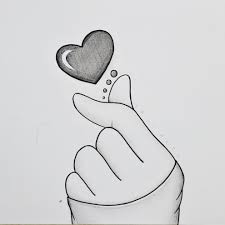
#> input picture heart.jpg, 225 x 225 px
$ python main.py
#> lines starting #> are read from the running program, lines starting #| are printed output that depends on the picture; after the words box and inside, x2 and y2 are one past the last pixel; in counts of white or black regions, pixels touching at a corner belong together
import cv2
import matplotlib.pyplot as plt
import numpy as np

# --- Import ML libraries ---
from sklearn.linear_model import LinearRegression
from sklearn.preprocessing import PolynomialFeatures
from sklearn.pipeline import make_pipeline

# ==============================================================================
# PART 1: IMAGE PROCESSING (Modified for VS Code)
# ==============================================================================
# CONFIGURATION: Change this string to match your image filename exactly
image_filename = "heart.jpg"

print(f"Loading image: {image_filename}...")
img = cv2.imread(image_filename)
#> img is the input picture: shape (225, 225, 3); mean B, G, R 213.3, 212.1, 211.9

# Check if the image was loaded successfully
if img is None:
    print(f"Error: Could not find '{image_filename}'. Please ensure the file is in the same folder as this script.")
    exit()

gray = cv2.cvtColor(img, cv2.COLOR_BGR2GRAY)
v = np.median(gray)
#> v = 220
sigma = 0.33
lower_thresh = int(max(0, (1.0 - sigma) * v))
#> lower_thresh = 147
upper_thresh = int(min(255, (1.0 + sigma) * v))
#> upper_thresh = 255
edges = cv2.Canny(image=gray, threshold1=lower_thresh, threshold2=upper_thresh)
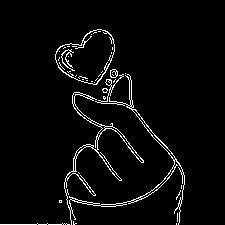
#> edges: shape (225, 225); 3.8% white in thin lines or dots, all inside (x1, y1, x2, y2) = (0, 29, 185, 225)
kernel = np.ones((5,5), np.uint8)
closed_edges = cv2.morphologyEx(edges, cv2.MORPH_CLOSE, kernel)
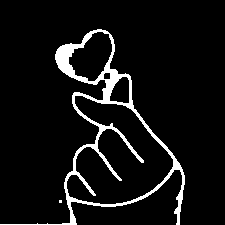
#> closed_edges: shape (225, 225); 6.9% white; 2 white regions (1 under 20 px)

# Find contours
contours, hierarchy = cv2.findContours(
    closed_edges,
    cv2.RETR_TREE,
    cv2.CHAIN_APPROX_SIMPLE
)
#> contours = 6 contours, 1 with area under 20; largest, box (x1, y1, x2, y2) and area: (0, 29, 185, 225) 11482, (66, 95, 174, 205) 6944, (68, 31, 113, 82) 1418, (109, 76, 130, 104) 412, (103, 72, 111, 80) 46

# --- Logic to keep top 20 contours (or all if less than 20) ---
max_contours = 20
min_points = 20
significant_contours = [cnt for cnt in contours if len(cnt) >= min_points]
#> significant_contours = 4 contours; box (x1, y1, x2, y2) and area: (0, 29, 185, 225) 11482, (66, 95, 174, 205) 6944, (68, 31, 113, 82) 1418, (109, 76, 130, 104) 412
sorted_contours = sorted(significant_contours, key=cv2.contourArea, reverse=True)
#> sorted_contours has the same summary as significant_contours

if len(sorted_contours) > max_contours:
    filtered_contours = sorted_contours[:max_contours]
    print(f"Found {len(sorted_contours)} significant contours, keeping the largest {max_contours}.")
else:
    filtered_contours = sorted_contours
#> filtered_contours has the same summary as significant_contours
    print(f"Found {len(sorted_contours)} significant contours, keeping all of them.")
#| Found 4 significant contours, keeping all of them.

# ==============================================================================
# PART 2: ML-ORIENTED MODEL FITTING (Using Scikit-learn)
# ==============================================================================
# (This part is identical to your Colab code, copy it exactly as it was)

all_models_to_plot = []

for contour in filtered_contours:
    points = contour.reshape(-1, 2)
    segment_length = 15
    polynomial_degree = 3

    if len(points) > polynomial_degree:
        segments = []
        for i in range(0, len(points), segment_length - 1):
            segment = points[i:i + segment_length]
            if len(segment) > polynomial_degree:
                segments.append(segment)

        for segment in segments:
            x0, y0 = segment[0]
            t_train = np.linspace(0, 1, len(segment)).reshape(-1, 1)
            y_train_x = segment[:, 0] - x0
            y_train_y = segment[:, 1] - y0

            model_x = make_pipeline(PolynomialFeatures(degree=polynomial_degree), LinearRegression())
            model_x.fit(t_train, y_train_x)

            model_y = make_pipeline(PolynomialFeatures(degree=polynomial_degree), LinearRegression())
            model_y.fit(t_train, y_train_y)

            all_models_to_plot.append((model_x, x0, model_y, y0))
#> this loop made 4 passes
#> after the loop, all_models_to_plot = 50 items

# ==============================================================================
# PART 3: PLOTTING
# ==============================================================================
print(f"Plotting {len(all_models_to_plot)} total segments...")
#> (printed output is left out)
plt.figure(figsize=(10, 10))
ax = plt.gca()

for model_x, x0, model_y, y0 in all_models_to_plot:
    t_vals_predict = np.linspace(0, 1, 100).reshape(-1, 1)

    x_coords_shape = model_x.predict(t_vals_predict)
    y_coords_shape = model_y.predict(t_vals_predict)

    x_coords_final = x_coords_shape + x0
    y_coords_final = y_coords_shape + y0

    ax.plot(x_coords_final, y_coords_final, 'b-')
#> this loop made 50 passes
#> (x0, y0) on passes 1 to 12: (97, 29), (72, 44), (55, 59), (73, 77), (96, 84), (103, 99), (83, 94), (77, 112), (97, 125), (83, 145), (69, 172), (67, 204)

ax.invert_yaxis()
ax.set_aspect('equal', adjustable='box')
ax.grid(True)
plt.title(f"Plot of ALL Segments from Top Contours (ML Method)")
plt.xlabel("X")
plt.ylabel("Y")
plt.show()
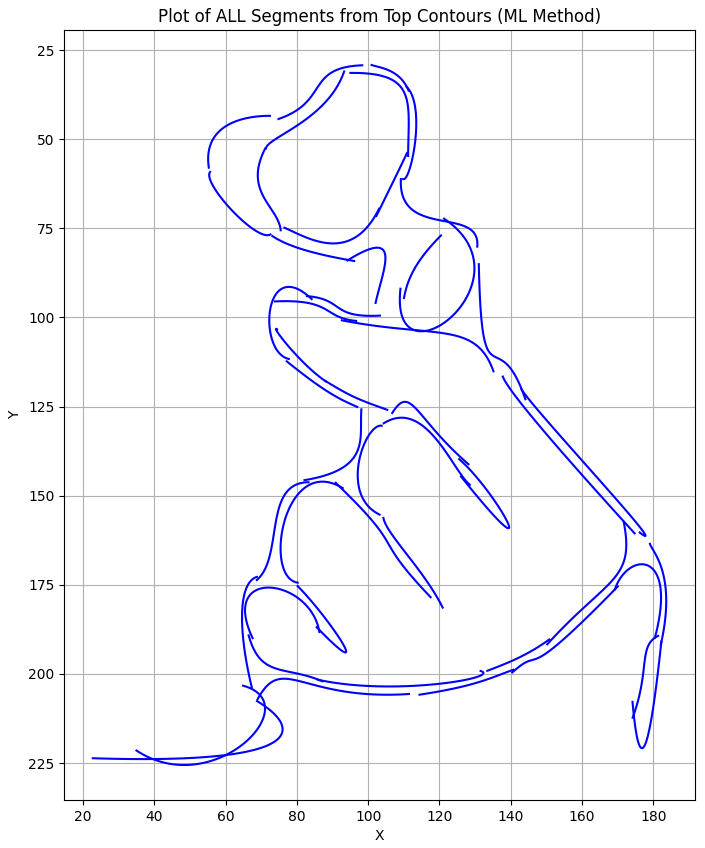
#> figure drawn by matplotlib, 1 panel
